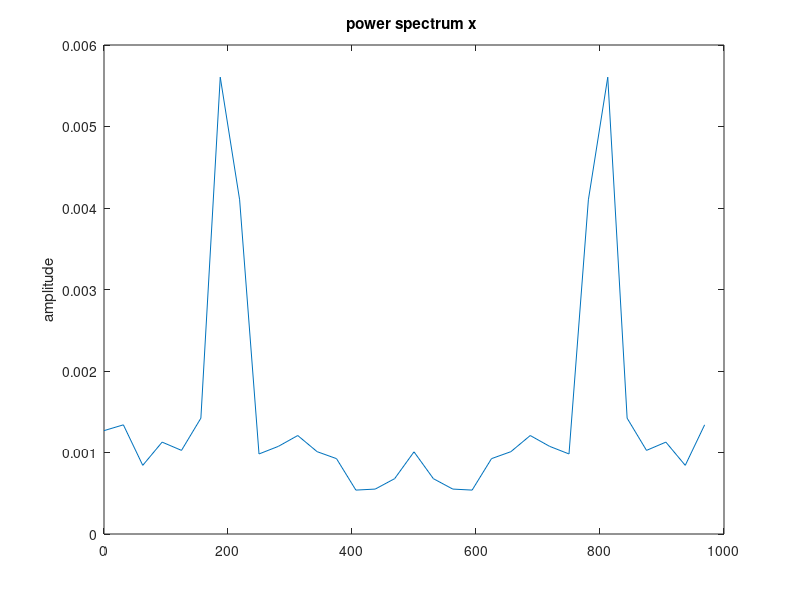

Source code (MATLAB):
close all
clear all
Fs = 1000;   t = 0:1/Fs:.296;
x = cos(2*pi*t*200)+randn(size(t));  % A cosine of 200Hz plus noise
pwelch(x,[],[],[],Fs,'twosided'); % Uses default window,